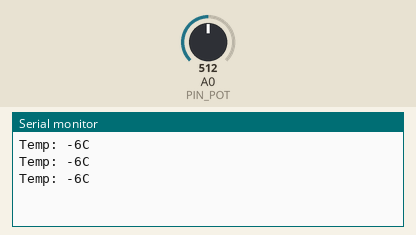
A sketch run on a simulated Arduino Uno, built with avr-gcc and run on an emulated ATmega328P. Parts: the last lines printed to the serial monitor. The inputs (shaded band) are chosen by the test bench; at power-on: A0 (PIN_POT) = 512.

Above: at 1.3 s.
1.4 s: A0 (PIN_POT) set to 716
At 1.9 s:
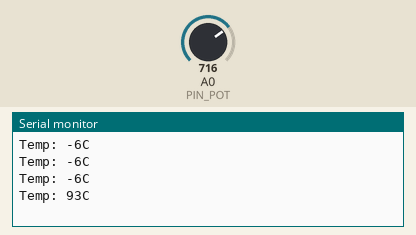
2.9 s: A0 (PIN_POT) set to 900
At 3.4 s:
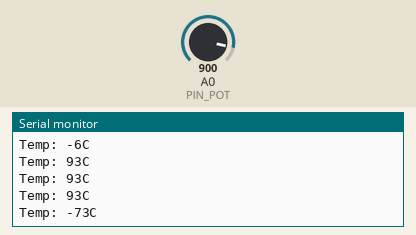
Timing chart, 0 to 5.9 s (numbered marks = the images above; inputs shaded):
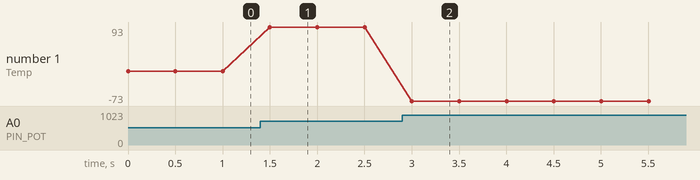

Measured:
- after the input at 1.4 s, the serial monitor: prints a new line after 0.10 s (image 1)
- after the input at 2.9 s, the serial monitor: prints a new line after 0.10 s (image 2)
- plotted number 1: -6 → 93 after the input at 1.4 s, 93 → -73 after the input at 2.9 s

The sketch:

temperature.ino
```cpp
#define PIN_POT 0

void setup() {
  Serial.begin(9600);
}

void loop() {
  int val = analogRead(PIN_POT);
  int tempVal = (125 * val) >> 8;   // temperature calculation formula "C"

  Serial.print("Temp: ");
  Serial.print(tempVal);
  Serial.println("C");

  delay(500);
}
```
